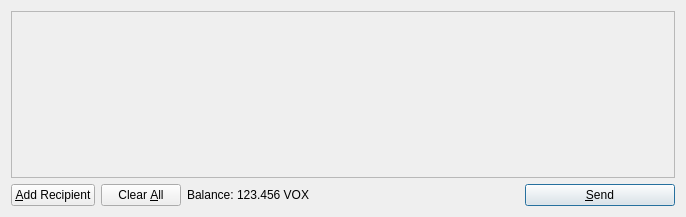
<?xml version="1.0" encoding="UTF-8"?>
<ui version="4.0">
 <class>SendCoinsDialog</class>
 <widget class="QDialog" name="SendCoinsDialog">
  <property name="geometry">
   <rect>
    <x>0</x>
    <y>0</y>
    <width>686</width>
    <height>217</height>
   </rect>
  </property>
  <property name="windowTitle">
   <string>Send Coins</string>
  </property>
  <layout class="QVBoxLayout" name="verticalLayout">
   <item>
    <widget class="QScrollArea" name="scrollArea">
     <property name="widgetResizable">
      <bool>true</bool>
     </property>
     <widget class="QWidget" name="scrollAreaWidgetContents">
      <property name="geometry">
       <rect>
        <x>0</x>
        <y>0</y>
        <width>666</width>
        <height>165</height>
       </rect>
      </property>
      <layout class="QVBoxLayout" name="verticalLayout_2">
       <property name="margin">
        <number>0</number>
       </property>
       <item>
        <layout class="QVBoxLayout" name="entries">
         <property name="spacing">
          <number>6</number>
         </property>
        </layout>
       </item>
       <item>
        <spacer name="verticalSpacer">
         <property name="orientation">
          <enum>Qt::Vertical</enum>
         </property>
         <property name="sizeHint" stdset="0">
          <size>
           <width>20</width>
           <height>40</height>
          </size>
         </property>
        </spacer>
       </item>
      </layout>
     </widget>
    </widget>
   </item>
   <item>
    <layout class="QHBoxLayout" name="horizontalLayout">
     <item>
      <widget class="QPushButton" name="addButton">
       <property name="toolTip">
        <string>Send to multiple recipients at once</string>
       </property>
       <property name="text">
        <string>&amp;Add Recipient</string>
       </property>
       <property name="icon">
        <iconset resource="../bitcoin.qrc">
         <normaloff>:/icons/add</normaloff>:/icons/add</iconset>
       </property>
       <property name="autoDefault">
        <bool>false</bool>
       </property>
      </widget>
     </item>
     <item>
      <widget class="QPushButton" name="clearButton">
       <property name="sizePolicy">
        <sizepolicy hsizetype="Minimum" vsizetype="Fixed">
         <horstretch>0</horstretch>
         <verstretch>0</verstretch>
        </sizepolicy>
       </property>
       <property name="toolTip">
        <string>Remove all transaction fields</string>
       </property>
       <property name="text">
        <string>Clear &amp;All</string>
       </property>
       <property name="icon">
        <iconset resource="../bitcoin.qrc">
         <normaloff>:/icons/remove</normaloff>:/icons/remove</iconset>
       </property>
       <property name="autoRepeatDelay">
        <number>300</number>
       </property>
       <property name="autoDefault">
        <bool>false</bool>
       </property>
      </widget>
     </item>
     <item>
      <layout class="QHBoxLayout" name="horizontalLayout_2">
       <property name="spacing">
        <number>3</number>
       </property>
       <item>
        <widget class="QLabel" name="label">
         <property name="text">
          <string>Balance:</string>
         </property>
        </widget>
       </item>
       <item>
        <widget class="QLabel" name="labelBalance">
         <property name="cursor">
          <cursorShape>IBeamCursor</cursorShape>
         </property>
         <property name="text">
          <string>123.456 VOX</string>
         </property>
         <property name="textInteractionFlags">
          <set>Qt::LinksAccessibleByMouse|Qt::TextSelectableByKeyboard|Qt::TextSelectableByMouse</set>
         </property>
        </widget>
       </item>
      </layout>
     </item>
     <item>
      <spacer name="horizontalSpacer">
       <property name="orientation">
        <enum>Qt::Horizontal</enum>
       </property>
       <property name="sizeHint" stdset="0">
        <size>
         <width>40</width>
         <height>20</height>
        </size>
       </property>
      </spacer>
     </item>
     <item>
      <widget class="QPushButton" name="sendButton">
       <property name="minimumSize">
        <size>
         <width>150</width>
         <height>0</height>
        </size>
       </property>
       <property name="toolTip">
        <string>Confirm the send action</string>
       </property>
       <property name="text">
        <string>&amp;Send</string>
       </property>
       <property name="icon">
        <iconset resource="../bitcoin.qrc">
         <normaloff>:/icons/send</normaloff>:/icons/send</iconset>
       </property>
       <property name="default">
        <bool>true</bool>
       </property>
      </widget>
     </item>
    </layout>
   </item>
  </layout>
 </widget>
 <resources>
  <include location="../bitcoin.qrc"/>
 </resources>
 <connections/>
</ui>
